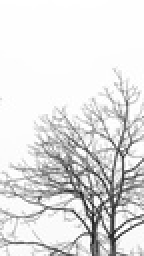
%> input picture examples/filter_kernals/ssop.jpg, 72 x 128 px, shrunk from 282 x 500 before the run (shown 2 times larger)
$ octave gaussian_kernel.m   (GNU Octave 9; MATLAB toolbox functions it lacks are replaced by stand-ins)
%> lines starting %> are read from the running program, lines starting %| are printed output that depends on the picture
clc;
clear all;

f=double(imread('ssop.jpg'));
%> f: size 128x72x3 double; min 21, max 255, mean 224.1; mean of the top-left, top-right, bottom-left and bottom-right quarters 251.5, 245, 216, 184

[row,col]=size(f);
%> row = 128; col = 216

%%%%%%% Gaussian Filter %%%%%%

g=f;
sum=0;

for x=1:1:3
    for y=1:1:3
        g_mat(x,y)=exp(-((x-2).^2 + (y-2).^2));
        sum=sum+g_mat(x,y);
    endfor
endfor

g_mat=g_mat/sum;
%gmat;

for x=2:1:row-1
    for y=2:1:col-1
        g(x,y)=f(x,y)*g_mat(2,2)+f(x-1,y)*g_mat(1,2)+f(x-1,y-1)*g_mat(1,1)+f(x-1,y+1)*g_mat(1,3)+f(x,y-1)*g_mat(2,1)+f(x,y+1)*g_mat(2,3)+f(x+1,y-1)*g_mat(3,1)+f(x+1,y)*g_mat(3,2)+f(x+1,y+1)*g_mat(3,3);
    endfor
endfor
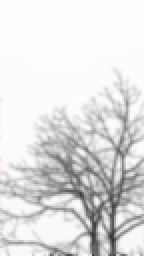
%> g: size 128x72x3 double (shown 2 times larger); mean R, G, B 224.2, 224.1, 224.1


%%%%%%% Laplacian Filter %%%%%%

conv_mat=[0 -1 0; -1 4 -1; 0 -1 0];

%%%%%%% LoG Filter %%%%%%
g1=f;
for x=2:1:row-1
    for y=2:1:col-1
        g1(x,y)=g(x,y)*conv_mat(2,2)+g(x-1,y)*conv_mat(1,2)+g(x-1,y-1)*conv_mat(1,1)+g(x-1,y+1)*conv_mat(1,3)+g(x,y-1)*conv_mat(2,1)+g(x,y+1)*conv_mat(2,3)+g(x+1,y-1)*conv_mat(3,1)+g(x+1,y)*conv_mat(3,2)+g(x+1,y+1)*conv_mat(3,3);
    endfor
endfor
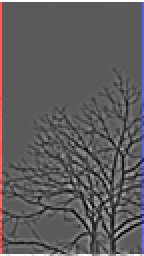
%> g1: size 128x72x3 double (shown 2 times larger); mean R, G, B 6.8, 3.6, 6.8; drawn with min black and max white
h=f+g1;
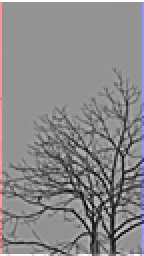
%> h: size 128x72x3 double (shown 2 times larger); mean R, G, B 230.9, 227.7, 231; drawn with min black and max white
figure(1),imshow(uint8(f));
figure(2),imshow(uint8(g));
figure(3),imshow(uint8(g1));
%> after `imshow(uint8(g1))`:
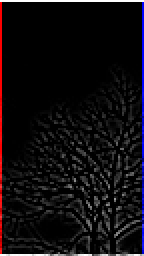
%> displayed picture: size 128x72x3, on the screen's scale of 0 to 255 (shown 2 times larger); mean R, G, B 15.4, 12.3, 15.4
figure(4),imshow(uint8(h));
%> after `imshow(uint8(h))`:
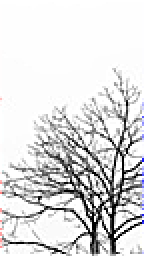
%> displayed picture: size 128x72x3, on the screen's scale of 0 to 255 (shown 2 times larger); mean R, G, B 220, 219.9, 220.3
